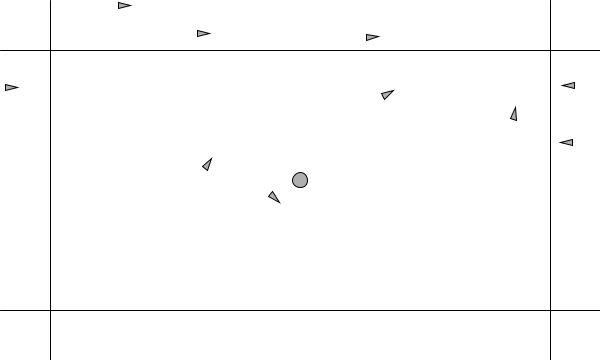
Frame 1 (no input)
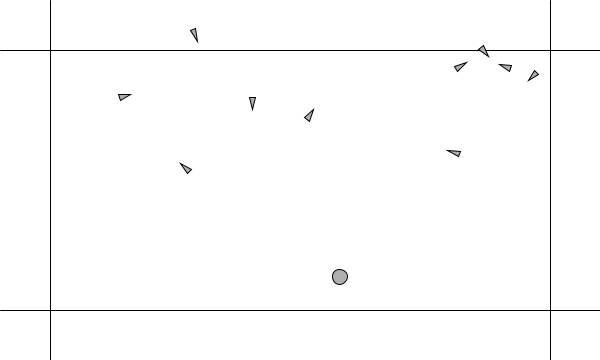
Frame 60 (the mouse pressed at the canvas centre just before this capture)
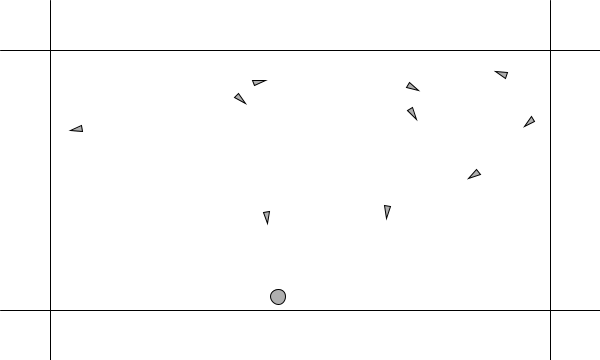
Frame 120 (the mouse held since frame 60 and released just before this capture)

The Processing sketch that drew these frames (run headless with seeded random() and noise(); from frame 60 on, the mouse is pressed at the canvas centre):

// Processing sketch: processing_code
// ── processing_code.pde
import java.util.Random;
import java.util.Iterator;

// One MovableBoidSystem
MovableBoidSystem ps;
// Random generator
Random rd;

int distToWall = 50;


void setup() {
  size(600,360);
  ps = new MovableBoidSystem();
  for (int i = 0; i < 10; i++) {
    ps.addLapin();
  }
  ps.addLoup(width/2, height/2);
  rd = new Random();
}

void draw() {
  background(255);
  line(distToWall, 0, distToWall, height);
  line(width - distToWall, 0, width - distToWall, height);
  line(0, distToWall, width, distToWall);
  line(0, height - distToWall, width, height - distToWall);
  ps.run();
}


// The MovableBoidSystem manages all the Particles and the Lapins.
class MovableBoidSystem {
  ArrayList<MovableBoid> movableBoids;

  MovableBoidSystem() {
    movableBoids = new ArrayList<MovableBoid>();
  }
  
  void addLapin() {
    addLapin(random(width), random(height));
  }
  
  void addLapin(float x, float y) {
    movableBoids.add(new Lapin(x, y));
  }
  
  void addLoup() {
    addLoup(random(width), random(height));
  }
  
  void addLoup(float x, float y) {
    movableBoids.add(new Loup(x, y));
  }
  
  void addLoup(Loup l) {
    movableBoids.add(l);
  }

  // Applying a force as a PVector
  void applyForce(PVector f) {
    for (MovableBoid v: movableBoids) {
      v.applyForce(f);
    }
  }

  void run() {
    Iterator<MovableBoid> itv = movableBoids.iterator();
    while (itv.hasNext()) {
      MovableBoid v = (MovableBoid) itv.next();
      v.run(movableBoids);
    }
  }
}

public enum Type {
  LOUP,
  LAPIN
}

abstract class MovableBoid {
  protected PVector location;
  protected PVector velocity;
  protected PVector acceleration;
  
  protected Type type; 
  
  // Additional variable for size
  protected float maxforce;
  protected float maxspeed;
  
  protected float distStartSlowingDown = 100;
  
  // Wandering variable
  protected final static float rCircleWander = 20;
  protected final static float distToCircle = 60;
    
  public MovableBoid(float x, float y, Type t) {
    this(x, y, 0, 0, t);
  }
  
  public MovableBoid(float x, float y, float vx, float vy, Type t) {
    this(x, y, vx, vy, 2f, 2f, t);
  }
  
  public MovableBoid(float x, float y, float vx, float vy, float maxspeed, float maxforce, Type t) {
    acceleration = new PVector(0,0);
    velocity = new PVector(vx,vy);
    location = new PVector(x,y);
    this.maxspeed = maxspeed;
    this.maxforce = maxforce;
    type = t;
  }
  
  public void setMaxSpeed(float maxSpeed) {
    this.maxspeed = maxSpeed;
  }
  
  protected void update() {
    velocity.add(acceleration);
    velocity.limit(maxspeed);
    location.add(velocity);
    
    // Borderless drawing
    if (location.y < 0) {
      location.y += height;
    } else {
      location.y %= height;
    }
    if (location.x < 0) {
      location.x += width;
    } else {
      location.x %= width;
    }
    
    acceleration.mult(0);
  }
  
  public void run(ArrayList<MovableBoid> b) {
    applyBehaviors(b);
    update();
    display();
  }
  
  abstract protected void applyBehaviors(ArrayList<MovableBoid> pop1);
  
  protected PVector separate (ArrayList<MovableBoid> pop, float desiredSeparation) {
    PVector sum = new PVector();
    int count = 0;
    for (MovableBoid other : pop) {
      if (other.type == Type.LOUP) {
        continue;
      }
      float d = PVector.dist(location, other.location);
      if ((d > 0) && (d < desiredSeparation)) {
        PVector diff = PVector.sub(location, other.location);
        diff.normalize();
        diff.div(d);
        sum.add(diff);
        count++;
      }
    }
    if (count > 0) {
      sum.div(count);
      sum.normalize();
      sum.mult(maxspeed);
      PVector steer = PVector.sub(sum, velocity);
      steer.limit(maxforce);
      return steer;
    }
    return new PVector(0,0);

  }

  protected void applyForce(PVector force) {
    acceleration.add(force);
  }
  
  protected PVector seek(float x, float y) {
    return seek(new PVector(x, y));
  }

  protected PVector seek(PVector target) {
    PVector desired = PVector.sub(target,location);
    desired.normalize();
    desired.mult(maxspeed);
    PVector steer = PVector.sub(desired,velocity);
    steer.limit(maxforce);
    
    return steer;
  }
  
  protected PVector arrive(PVector target) {
    PVector desired = PVector.sub(target,location);

    float d = desired.mag();
    desired.normalize();
    if (d < distStartSlowingDown) {
      // Set the magnitude according to how close we are.
      float m = map(d,0,100,0,maxspeed);
      desired.mult(m);
    } else {
      // Otherwise, proceed at maximum speed.
      desired.mult(maxspeed);
    }

    // The usual steering = desired - velocity
    PVector steer = PVector.sub(desired,velocity);
    steer.limit(maxforce);
    
    return steer;
  }
  
  protected PVector wander(Random rd) {
    float randomVal = rd.nextFloat() * 2*PI;
    PVector desiredTarget = new PVector(location.x + distToCircle*velocity.x + rCircleWander*cos(randomVal), location.y + distToCircle*velocity.y + rCircleWander*sin(randomVal));
    return arrive(desiredTarget);
  }
  
  protected PVector stayWithinWalls() { // If there is a problem with movableBoid, look at this function first
    PVector steer = new PVector(0, 0); // Warning, it works because it is java (memory leak in cpp)
    if (location.x < distToWall) {
      PVector desired = new PVector (maxspeed, velocity.y);
      steer = PVector.sub (desired, velocity);
      steer.limit(maxforce);
    } else if (location.x > width - distToWall) {
      PVector desired = new PVector (maxspeed, -velocity.y);
      steer = PVector.sub (velocity, desired);
      steer.limit(maxforce);
    }
    
    if (location.y < distToWall) {
      PVector desired = new PVector (maxspeed, velocity.x);
      steer = PVector.sub (PVector.add(desired, steer), velocity);
      steer.limit(maxforce);
    } else if (location.y > height - distToWall) {
      PVector desired = new PVector (maxspeed, -velocity.x);
      steer = PVector.sub (PVector.add(velocity, steer), desired);
      steer.limit(maxforce);
    }
    
    return steer;
  }

  abstract protected void display();
}

class Loup extends MovableBoid {
  
  final static private float r = 15f;
  
  Loup(float x, float y) {
    super(x, y, Type.LOUP);
  }
  
  Loup(float x, float y, float vx, float vy) {
    super(x, y, vx, vy, Type.LOUP);
  }
  
  protected void applyBehaviors(ArrayList<MovableBoid> pop1) {
    PVector wander = wander(rd);
    PVector stayWithinWall = stayWithinWalls();
  
    wander.mult(1);
    stayWithinWall.mult(4);
    
    applyForce(wander);
    applyForce(stayWithinWall);
  }
  
  protected void display() {
    ellipse(location.x, location.y, r, r);
  }
}

class Lapin extends MovableBoid {
  
  final static private float r = 3f;
  
  Lapin(float x, float y) {
    super(x, y, Type.LAPIN);
  }
  
  Lapin(float x, float y, float vx, float vy) {
    super(x, y, vx, vy, Type.LAPIN);
  }
  
  protected void applyBehaviors(ArrayList<MovableBoid> pop1) {
    PVector separate = separate(pop1, r*6);
    PVector seek = seek(new PVector(mouseX,mouseY));
    PVector stayWithinWall = stayWithinWalls();
    PVector wander = wander(rd);
  
    separate.mult(1.5); 
    seek.mult(0);
    wander.mult(1);
    stayWithinWall.mult(4);

    
    // applyForce(arrive(new PVector(width/2, height/2)));

    applyForce(separate);
    applyForce(wander);
    applyForce(stayWithinWall);
    applyForce(seek);
  }
  
  protected void display() {
    // Lapin is a triangle pointing in
    // the direction of velocity; since it is drawn
    // pointing up, we rotate it an additional 90 degrees.
    float theta = velocity.heading() + PI/2;
    fill(175);
    stroke(0);
    pushMatrix();
    translate(location.x,location.y);
    rotate(theta);
    beginShape();
    vertex(0, -r*2);
    vertex(-r, r*2);
    vertex(r, r*2);
    endShape(CLOSE);
    popMatrix();
  }
}
